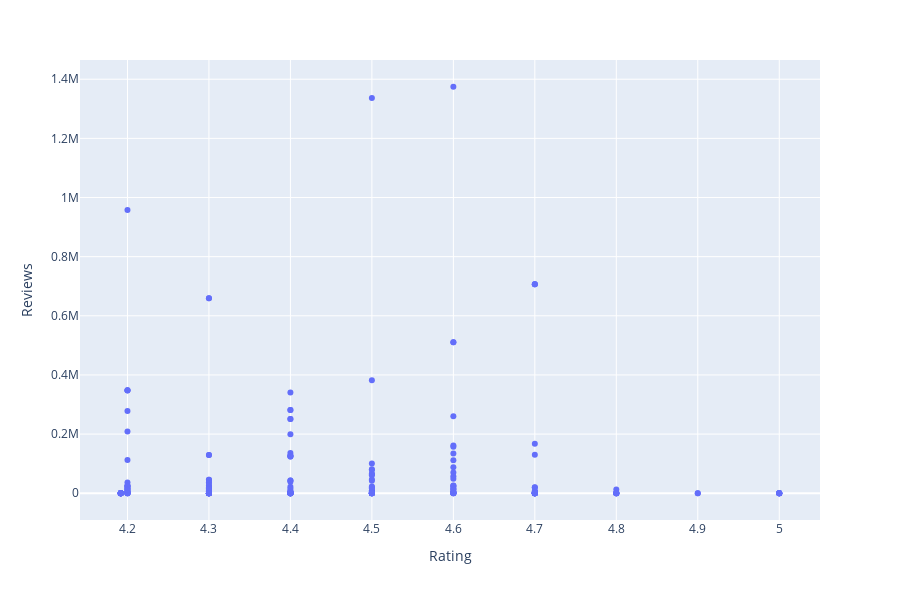
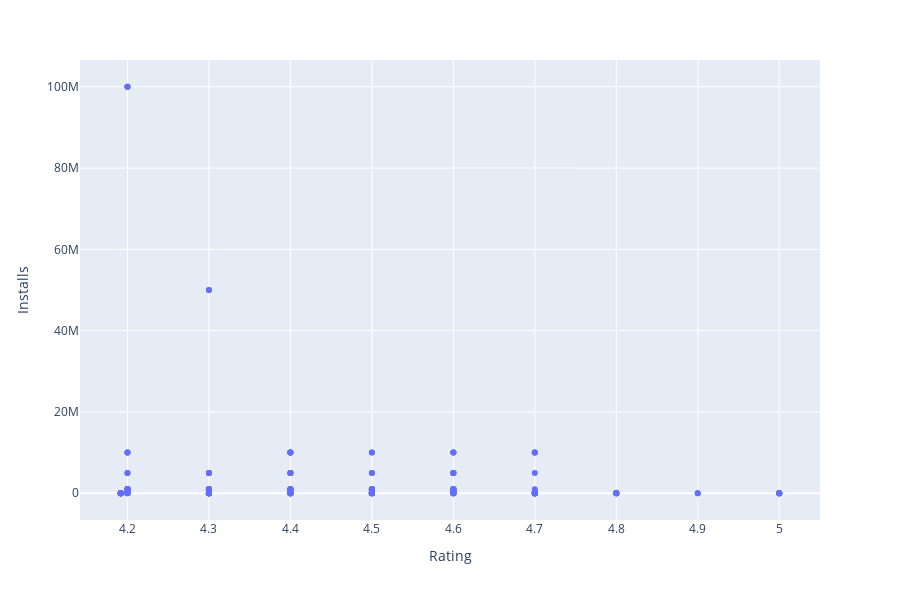
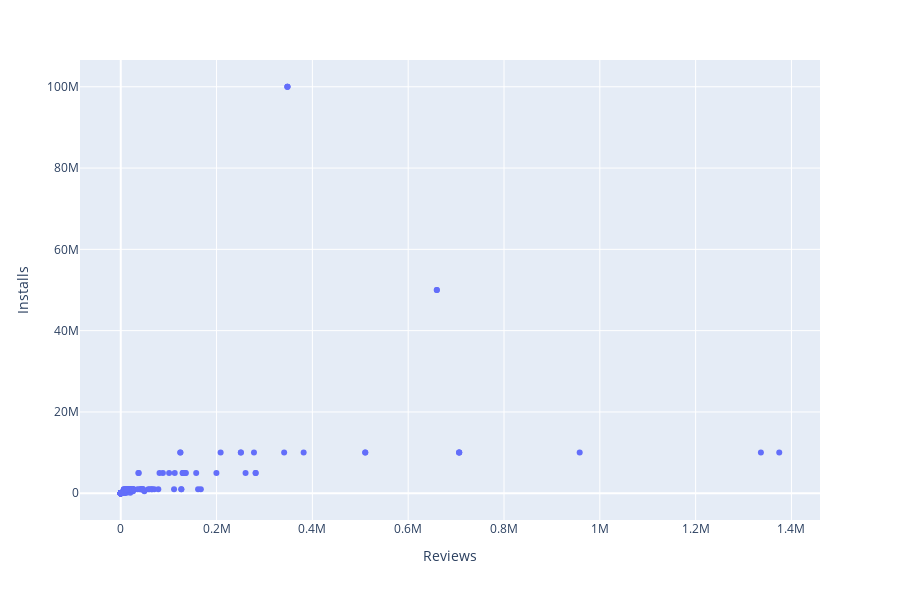

Notebook code for these charts, in order:
### Markdown cell above
Based on the category choosen from the dropdown, the data is populated in the below query which gives the number of apps in the chosen category and the associated scatterplot which provides the information like the name of the app, its category,genre and the content rating associated with that app

### Code cell
selected_category = str(category_dd).split("value")[1][2:-2]
from IPython.core.interactiveshell import InteractiveShell
InteractiveShell.ast_node_interactivity = "all"
import pandas as pd
import plotly_express as px
new_data = df_t.query("Category == '{}'".format(selected_category))
print('The total number of apps in the selected category is',len(new_data))
imp = int(input("Select the number of Apps to be displayed\n"))
if imp>=1 and imp<= len(new_data):
    new_df = new_data[:imp]
    pt = px.scatter(new_df,x = "Rating",y = "Reviews",hover_name='App',hover_data=['Category','Content Rating','Genres'])
    pt2 = px.scatter(new_df,x = "Rating",y = "Installs",hover_name='App',hover_data=['Category','Content Rating','Genres'])
    pt3 = px.scatter(new_df,x = "Reviews",y = "Installs",hover_name='App',hover_data=['Category','Content Rating','Genres'])
    pt.show()
    pt2.show()
    pt3.show()
else:
    print('invalid input')

### Figure 1 — Plotly figure (JSON) as saved in the notebook; plotly's stock layout.template omitted (floating-point values rounded to 4 significant figures; data arrays with more than 128 entries replaced by an {"elided": "..."} marker saying what was removed)
{"data": [{"customdata": {"elided": "211x3 str values"}, "hoverlabel": {"namelength": 0}, "hovertemplate": "<b>%{hovertext}</b><br><br>Rating=%{x}<br>Reviews=%{y}<br>Category=%{customdata[0]}<br>Content Rating=%{customdata[1]}<br>Genres=%{customdata[2]}", "hovertext": {"elided": "211 str values"}, "legendgroup": "", "marker": {"color": "#636efa", "symbol": "circle"}, "mode": "markers", "name": "", "showlegend": false, "type": "scatter", "x": {"elided": "211 str values"}, "xaxis": "x", "y": {"elided": "211 int values"}, "yaxis": "y"}], "layout": {"height": 600, "legend": {"tracegroupgap": 0}, "margin": {"t": 60}, "xaxis": {"anchor": "y", "domain": [0, 1], "title": {"text": "Rating"}}, "yaxis": {"anchor": "x", "domain": [0, 1], "title": {"text": "Reviews"}}}}

### Figure 2 — Plotly figure (JSON) as saved in the notebook; plotly's stock layout.template omitted (floating-point values rounded to 4 significant figures; data arrays with more than 128 entries replaced by an {"elided": "..."} marker saying what was removed)
{"data": [{"customdata": {"elided": "211x3 str values"}, "hoverlabel": {"namelength": 0}, "hovertemplate": "<b>%{hovertext}</b><br><br>Rating=%{x}<br>Installs=%{y}<br>Category=%{customdata[0]}<br>Content Rating=%{customdata[1]}<br>Genres=%{customdata[2]}", "hovertext": {"elided": "211 str values"}, "legendgroup": "", "marker": {"color": "#636efa", "symbol": "circle"}, "mode": "markers", "name": "", "showlegend": false, "type": "scatter", "x": {"elided": "211 str values"}, "xaxis": "x", "y": {"elided": "211 int values"}, "yaxis": "y"}], "layout": {"height": 600, "legend": {"tracegroupgap": 0}, "margin": {"t": 60}, "xaxis": {"anchor": "y", "domain": [0, 1], "title": {"text": "Rating"}}, "yaxis": {"anchor": "x", "domain": [0, 1], "title": {"text": "Installs"}}}}

### Figure 3 — Plotly figure (JSON) as saved in the notebook; plotly's stock layout.template omitted (floating-point values rounded to 4 significant figures; data arrays with more than 128 entries replaced by an {"elided": "..."} marker saying what was removed)
{"data": [{"customdata": {"elided": "211x3 str values"}, "hoverlabel": {"namelength": 0}, "hovertemplate": "<b>%{hovertext}</b><br><br>Reviews=%{x}<br>Installs=%{y}<br>Category=%{customdata[0]}<br>Content Rating=%{customdata[1]}<br>Genres=%{customdata[2]}", "hovertext": {"elided": "211 str values"}, "legendgroup": "", "marker": {"color": "#636efa", "symbol": "circle"}, "mode": "markers", "name": "", "showlegend": false, "type": "scatter", "x": {"elided": "211 int values"}, "xaxis": "x", "y": {"elided": "211 int values"}, "yaxis": "y"}], "layout": {"height": 600, "legend": {"tracegroupgap": 0}, "margin": {"t": 60}, "xaxis": {"anchor": "y", "domain": [0, 1], "title": {"text": "Reviews"}}, "yaxis": {"anchor": "x", "domain": [0, 1], "title": {"text": "Installs"}}}}
